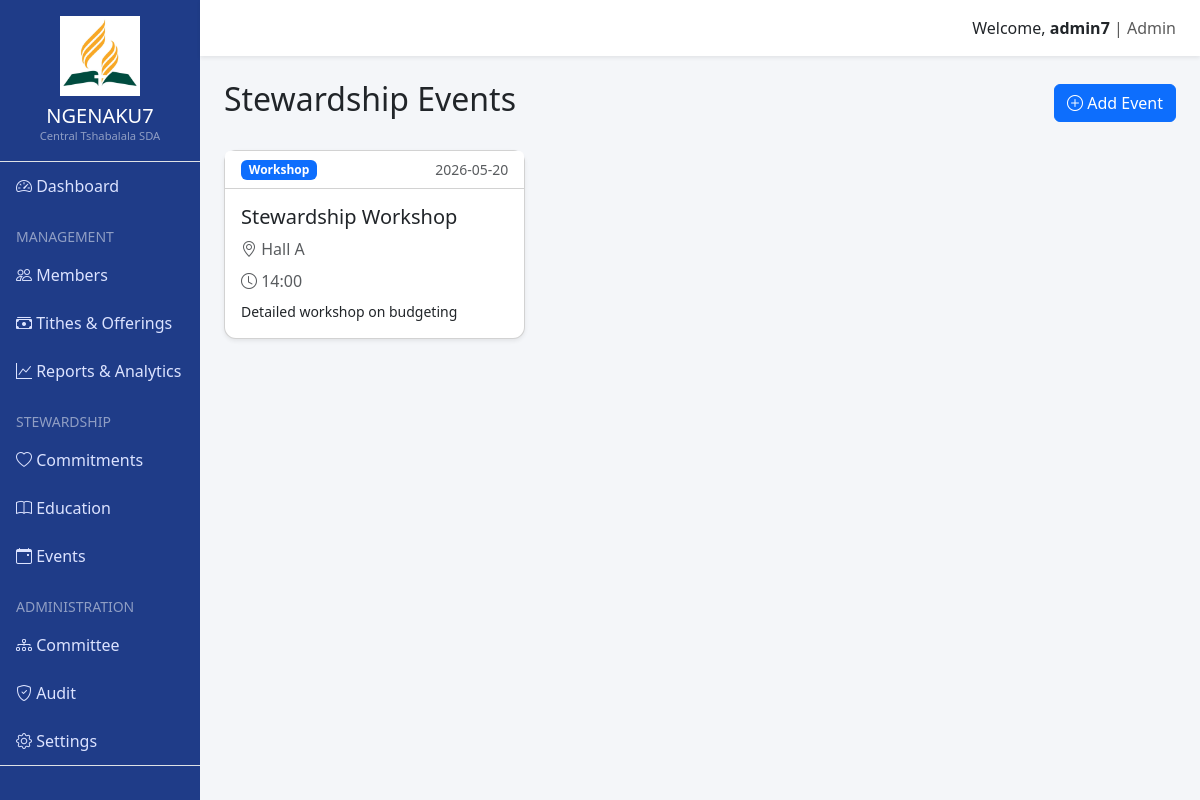
The app's page /stewardship/events (signed in) with its own data.
### app/models/core.py (models this page shows, shortened)
class User(UserMixin, db.Model):
    id = db.Column(db.Integer, primary_key=True)
    username = db.Column(db.String(64), index=True, unique=True)
    email = db.Column(db.String(120), index=True, unique=True)
    password_hash = db.Column(db.String(128))
    role_id = db.Column(db.Integer, db.ForeignKey('role.id'))
    @property
    def is_admin(self):
        return self.role and self.role.name == 'Admin'
    @property
    def is_staff(self):
        return self.role and self.role.name in ['Admin', 'Director', 'Treasurer']

class Role(db.Model):
    id = db.Column(db.Integer, primary_key=True)
    name = db.Column(db.String(64), unique=True)
    permissions = db.Column(db.Integer)
    users = db.relationship('User', backref='role', lazy='dynamic')

### app/models/stewardship.py (models this page shows)
class Event(db.Model):
    id = db.Column(db.Integer, primary_key=True)
    title = db.Column(db.String(128))
    date = db.Column(db.DateTime)
    location = db.Column(db.String(128))
    type = db.Column(db.String(64)) # Seminar, Stewardship Sabbath
    description = db.Column(db.Text)

### app/routes/stewardship.py (the view)
@bp.route('/events')
@login_required
def events():
    events_list = Event.query.order_by(Event.date.asc()).all()
    return render_template('stewardship/events.html', events=events_list)

### app/models/core.py (called while the page is built)
@login_manager.user_loader
def load_user(id):
    return User.query.get(int(id))

### app/templates/stewardship/events.html
{% extends "base.html" %}
{% block content %}
<div class="d-flex justify-content-between align-items-center mb-4">
    <h2>Stewardship Events</h2>
    <a href="{{ url_for('stewardship.add_event') }}" class="btn btn-primary"><i class="bi bi-plus-circle"></i> Add
        Event</a>
</div>
<div class="row g-4">
    {% for event in events %}
    <div class="col-md-6 col-lg-4">
        <div class="card shadow-sm h-100">
            <div class="card-header bg-white d-flex justify-content-between align-items-center">
                <span class="badge bg-primary">{{ event.type }}</span>
                <small class="text-muted">{{ event.date.strftime('%Y-%m-%d') }}</small>
            </div>
            <div class="card-body">
                <h5 class="card-title">{{ event.title }}</h5>
                <p class="card-text text-muted mb-2"><i class="bi bi-geo-alt"></i> {{ event.location }}</p>
                <p class="card-text text-muted mb-2"><i class="bi bi-clock"></i> {{ event.date.strftime('%H:%M') }}</p>
                <p class="card-text small">{{ event.description }}</p>
            </div>
        </div>
    </div>
    {% else %}
    <div class="col-12">
        <div class="alert alert-light text-center">No upcoming events found.</div>
    </div>
    {% endfor %}
</div>
{% endblock %}

### app/templates/base.html (shortened to what this page needs)
<!DOCTYPE html>
<html lang="en">
<head>
    <link href="https://cdn.jsdelivr.net/npm/bootstrap@5.3.2/dist/css/bootstrap.min.css" rel="stylesheet">
    <link href="https://cdn.jsdelivr.net/npm/bootstrap-icons/font/bootstrap-icons.css" rel="stylesheet">
</head>
<body>
    <div class="container-fluid">
        <div class="row">
            {% if current_user.is_authenticated %}
            <div class="col-md-2 sidebar p-0">
                <div class="text-center py-3 border-bottom">
                    <img src="{{ url_for('static', filename='img/logo.png') }}" alt="SDA Logo" class="img-fluid mb-2"
                        style="max-height: 80px;">
                    <h5 class="m-0">NGENAKU7</h5>
                    <small class="d-block text-white-50" style="font-size: 0.7rem;">Central Tshabalala SDA</small>
                </div>
                <a href="{{ url_for('main.dashboard') }}"><i class="bi bi-speedometer2"></i> Dashboard</a>
                {% if current_user.is_staff %}
                <ul class="list-unstyled ps-3 small text-uppercase text-white-50 mt-3 mb-1">
                    <li>Management</li>
                </ul>
                <a href="{{ url_for('members.index') }}"><i class="bi bi-people"></i> Members</a>
                <a href="{{ url_for('finance.index') }}"><i class="bi bi-cash-stack"></i> Tithes & Offerings</a>
                <a href="{{ url_for('reports.index') }}"><i class="bi bi-graph-up"></i> Reports & Analytics</a>
                {% endif %}
                <ul class="list-unstyled ps-3 small text-uppercase text-white-50 mt-3 mb-1">
                    <li>Stewardship</li>
                </ul>
                <a href="{{ url_for('stewardship.commitments') }}"><i class="bi bi-heart"></i> Commitments</a>
                <a href="{{ url_for('stewardship.education') }}"><i class="bi bi-book"></i> Education</a>
                <a href="{{ url_for('stewardship.events') }}"><i class="bi bi-calendar-event"></i> Events</a>
                {% if current_user.is_admin or current_user.is_director %}
                <ul class="list-unstyled ps-3 small text-uppercase text-white-50 mt-3 mb-1">
                    <li>Administration</li>
                </ul>
                <a href="{{ url_for('stewardship.committee') }}"><i class="bi bi-diagram-3"></i> Committee</a>
                <a href="{{ url_for('stewardship.audit') }}"><i class="bi bi-shield-check"></i> Audit</a>
                <a href="{{ url_for('stewardship.settings') }}"><i class="bi bi-gear"></i> Settings</a>
                {% endif %}
                <div class="mt-auto pt-3 border-top border-white-50">
                    <a href="{{ url_for('auth.logout') }}" class="text-danger"><i class="bi bi-box-arrow-right"></i>
                        Logout</a>
                </div>
            </div>
            {% endif %}
            <div class="{{ 'col-md-10 p-0 main-content' if current_user.is_authenticated else 'col-12 p-0' }}">
                <nav class="navbar navbar-light shadow-sm px-4">
                    <span class="navbar-text ms-auto">
                        {% if current_user.is_authenticated %}
                        <a href="{{ url_for('main.profile') }}" class="text-decoration-none text-dark">
                            Welcome, <strong>{{ current_user.username }}</strong>
                        </a> | {{ current_user.role.name }}
                        {% else %}
                        <button type="button" class="btn btn-sm btn-outline-primary me-2" data-bs-toggle="modal"
                            data-bs-target="#loginModal">Login</button>
                        <button type="button" class="btn btn-sm btn-primary" data-bs-toggle="modal"
                            data-bs-target="#signupModal">Sign Up</button>
                        {% endif %}
                    </span>
                </nav>
                <div class="p-4">
                    {% block content %}{% endblock %}
                </div>
            </div>
        </div>
    </div>
</body>
</html>

### app/templates/base.html (style rules this page uses)
body { background-color: #f4f6f9; }
.sidebar { height: 100vh; background: #1f3c88; color: #fff; position: fixed; top: 0; left: 0; overflow-y: auto; }
.sidebar a { color: #dce3ff; text-decoration: none; display: block; padding: 12px 16px; }
.card { border-radius: 12px; }
.navbar { background: #ffffff; }
.main-content { margin-left: 16.66667%; transition: all 0.3s; }

### records on screen
User: username "admin7"
Role: role.name "Admin"
Event: type "Workshop", date "2026-05-20", title "Stewardship Workshop", location "Hall A", date "14:00", description "Detailed workshop on budgeting"
